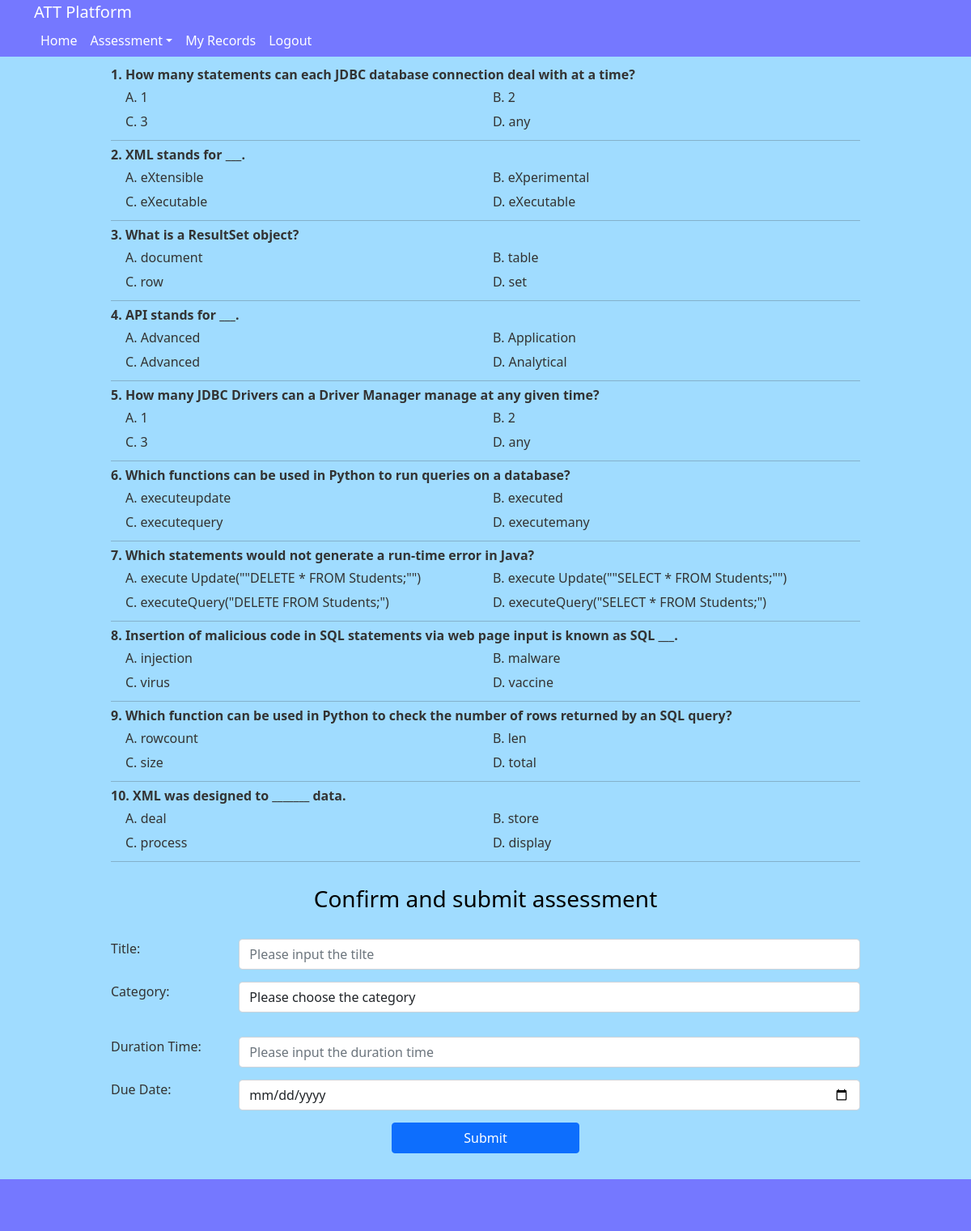
Screenshot of /generate (signed in) with the database file from the repository.
### models.py (models this page shows)
class Question(db.Model):
    __tablename__='question'
    id = db.Column(db.Integer, primary_key=True, autoincrement = True)
    question = db.Column(db.String(500), unique=True)
    option1 = db.Column(db.String(200))
    option2 = db.Column(db.String(200))
    option3 = db.Column(db.String(200))
    option4 = db.Column(db.String(200))
    answer = db.Column(db.String(10))
    explain = db.Column(db.Text)
    status = db.Column(db.Boolean, default=True)
    create_dt = db.Column(db.DateTime, default=datetime.now)

### app.py (the view)
@app.route('/generate', methods=['GET', 'POST'])
@require_login
def generate():
    if request.method == 'POST':
        try:
            title = request.form.get('title')
            question_ids = request.form.get('question_ids')
            category = request.form.get('category')
            duration_time  = request.form.get('duration_time')
            due_time = request.form.get('due_time')
            record = Assessment(
                        title = title,
                        question_ids = question_ids,
                        category = category,
                        duration_time = duration_time,
                        due_time = due_time
                        )
            db.session.add(record)
            db.session.commit()
            flash('Assessment is added!','success')
            return redirect(url_for('assessments'))
        except Exception as e:
            print('exception - {}'.format(str(e)))
            flash('Exception, please try it later!','danger')
            return redirect(url_for('generate'))
    else:
        all_questions = Question.query.filter_by(status=True).all()
        questions = random.sample(all_questions, 10)
        print(questions)
        question_ids = [question.id for question in questions]
        str_question_ids = ",".join([str(id) for id in sorted(question_ids)])
        return render_template('generate_assessment.html', questions=questions, question_ids=question_ids, str_question_ids=str_question_ids)

### utils.py (called while the page is built)
def require_login(func):
    @wraps(func)
    def inner_func(*args, **kwargs):
        if not 'username' in session:
            flash('Please login it firslty!', 'danger')
            return redirect(url_for('login'))
        return func(*args, **kwargs)
    return inner_func

### templates/generate_assessment.html (shortened to what this page needs)
{% extends "layout.html" %}
{% block content %}
<div class="row">
	<div class="col-10 m-auto">
		{% if questions %}
			{% for question in questions %}
			<p style="font-weight: bold; margin-bottom: 4px;">{{ loop.index }}. {{ question.question | safe }}</p>
			<div class="row clearfix" >
				<div class="row clearfix squestion">
					<div class="col-md-6 column">
						<p>A. {{ question.option1 }} </p>
					</div>
					<div class="col-md-6 column">
						<p>B. {{ question.option2 }} </p>
					</div>
				</div>
				<div class="row clearfix squestion">
					<div class="col-md-6 column">
						<p>C. {{ question.option3 }} </p>
					</div>
					<div class="col-md-6 column">
						<p>D. {{ question.option4 }} </p>
					</div>
				</div>
			</div>
			<hr style="margin-top: 5px; margin-bottom: 5px;">
			{% endfor %}
		{% else %}
		<p>No result return!</p>
		{% endif %}
		<br>
		<h3 class="text-center"> Confirm and submit assessment </h3>
		<br>
		<form class="form-group" action="{{url_for('generate')}}" method="post" id="questionform">
			<div class="form-group">
				<div class="row">
					<div class="col-2">
						<label for="">Title:</label>
					</div>
					<div class="col-10">
					<input class="form-control" type="text" name="title" placeholder="Please input the tilte " required>
					</div>
				</div>
			</div>
			<div class="form-group">
				<div class="row">
					<div class="col-2">
						<label for="">Category:</label>
					</div>
					<div class="col-10">
						<div class="form-group">
							<select class="form-control" name="category" id="" required>
								<option value=""> Please choose the category</option>
							</select>
						</div>
					</div>
				</div>
			</div>
			<div class="form-group">
				<div class="row">
					<div class="col-2">
						<label for="">Duration Time:</label>
					</div>
					<div class="col-10">
					<input class="form-control" type="number" name="duration_time" placeholder="Please input the duration time " required>
					</div>
				</div>
			</div>
			<div class="form-group">
				<div class="row">
					<div class="col-2">
						<label for="">Due Date:</label>
					</div>
					<div class="col-10">
					<input class="form-control" type="date" name="due_time" placeholder="Please input the due date " required>
					</div>
				</div>
			</div>
			<div class="text-center">
				<button class="btn btn-primary col-3" type="submit">Submit</button>
			</div>
			<br>
			<br>
			<br>
			<br>
		</form>
	</div>
</div>
{% endblock %}

### static/css/main.css (style rules this page uses)
body { background: #a0dcff; color: #333333; margin-top: 5rem; }
h1, h2, h3, h4, h5, h6 { color:black; }
#questionform .form-group { margin-bottom: 15px !important; }
.squestion { height: 30px !important; padding-left: 30px !important; }

### rows the page displays
Question: question "How many statements can each JDBC database connection deal with at a time?", option1 "1", option2 "2", option3 "3", option4 "any"
Question: question "XML stands for ___.", option1 "eXtensible", option2 "eXperimental", option3 "eXecutable", option4 "eXecutable"
Question: question "What is a ResultSet object?", option1 "document", option2 "table", option3 "row", option4 "set"
Question: question "API stands for ___.", option1 "Advanced", option2 "Application", option3 "Advanced", option4 "Analytical"
Question: question "How many JDBC Drivers can a Driver Manager manage at any given time?", option1 "1", option2 "2", option3 "3", option4 "any"
Question: question "Which functions can be used in Python to run queries on a database?", option1 "executeupdate", option2 "executed", option3 "executequery", option4 "executemany"
Question: question "Which statements would not generate a run-time error in Java?", option1 "execute Update(\"\"DELETE * FROM Students;\"\")", option2 "execute Update(\"\"SELECT * FROM Students;\"\")", option3 "executeQuery(\"DELETE FROM Students;\")", option4 "executeQuery(\"SELECT * FROM Students;\")"
Question: question "Insertion of malicious code in SQL statements via web page input is known as SQL ___.", option1 "injection", option2 "malware", option3 "virus", option4 "vaccine"
Question: question "Which function can be used in Python to check the number of rows returned by an SQL query?", option1 "rowcount", option2 "len", option3 "size", option4 "total"
Question: question "XML was designed to _______ data.", option1 "deal", option2 "store", option3 "process", option4 "display"
